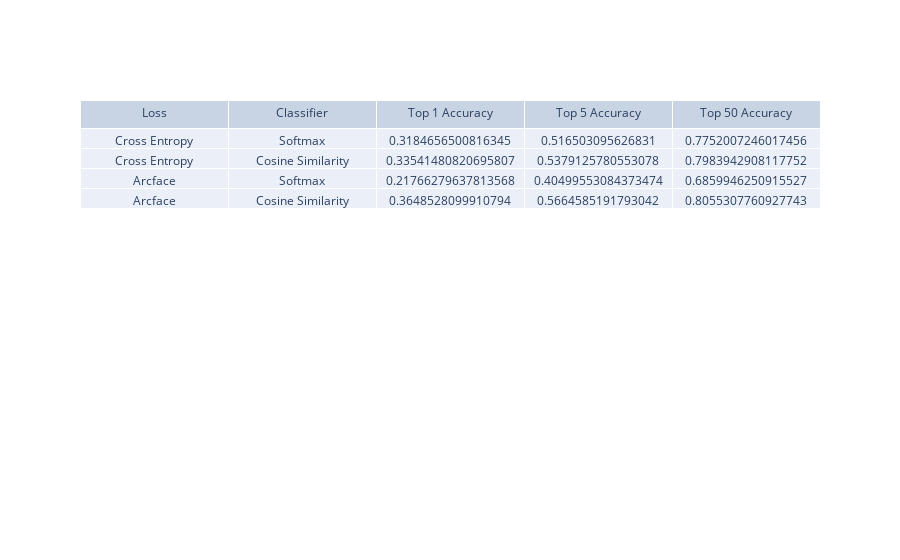

Write notebook code for a chart like this one.
### Code cell
eval_table = go.Figure(
    data=[
        go.Table(
            header={"values": ["Loss", "Classifier", "Top 1 Accuracy", "Top 5 Accuracy", "Top 50 Accuracy"]},
            cells={
                "values": [
                    ["Cross Entropy", "Cross Entropy", "Arcface", "Arcface"],
                    ["Softmax", "Cosine Similarity", "Softmax", "Cosine Similarity"],
                    [
                        softmax_cross_entropy_eval_results["top_1_accuracy"],
                        softmax_similarity_eval_results["top_1_accuracy"],
                        arcface_cross_entropy_eval_results["top_1_accuracy"],
                        arcface_similarity_eval_results["top_1_accuracy"]
                    ],
                    [
                        softmax_cross_entropy_eval_results["top_5_accuracy"],
                        softmax_similarity_eval_results["top_5_accuracy"],
                        arcface_cross_entropy_eval_results["top_5_accuracy"],
                        arcface_similarity_eval_results["top_5_accuracy"]
                    ],
                    [
                        softmax_cross_entropy_eval_results["top_50_accuracy"],
                        softmax_similarity_eval_results["top_50_accuracy"],
                        arcface_cross_entropy_eval_results["top_50_accuracy"],
                        arcface_similarity_eval_results["top_50_accuracy"]
                    ],
                ]
            }
        )
    ]
)

eval_table.show()

### Figure 1 — Plotly figure (JSON) as saved in the notebook; plotly's stock layout.template omitted (floating-point values rounded to 4 significant figures)
{"data": [{"cells": {"values": [["Cross Entropy", "Cross Entropy", "Arcface", "Arcface"], ["Softmax", "Cosine Similarity", "Softmax", "Cosine Similarity"], [0.3185, 0.3354, 0.2177, 0.3649], [0.5165, 0.5379, 0.405, 0.5665], [0.7752, 0.7984, 0.686, 0.8055]]}, "header": {"values": ["Loss", "Classifier", "Top 1 Accuracy", "Top 5 Accuracy", "Top 50 Accuracy"]}, "type": "table"}], "layout": {}}
